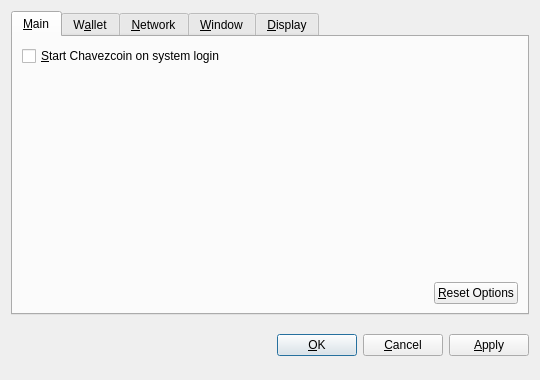
<?xml version="1.0" encoding="UTF-8"?>
<ui version="4.0">
 <class>OptionsDialog</class>
 <widget class="QDialog" name="OptionsDialog">
  <property name="geometry">
   <rect>
    <x>0</x>
    <y>0</y>
    <width>540</width>
    <height>380</height>
   </rect>
  </property>
  <property name="windowTitle">
   <string>Options</string>
  </property>
  <property name="modal">
   <bool>true</bool>
  </property>
  <layout class="QVBoxLayout" name="verticalLayout">
   <item>
    <widget class="QTabWidget" name="tabWidget">
     <property name="tabPosition">
      <enum>QTabWidget::North</enum>
     </property>
     <property name="currentIndex">
      <number>0</number>
     </property>
     <widget class="QWidget" name="tabMain">
      <attribute name="title">
       <string>&amp;Main</string>
      </attribute>
      <layout class="QVBoxLayout" name="verticalLayout_Main">
       <item>
        <widget class="QCheckBox" name="bitcoinAtStartup">
         <property name="toolTip">
          <string>Automatically start Chavezcoin after logging in to the system.</string>
         </property>
         <property name="text">
          <string>&amp;Start Chavezcoin on system login</string>
         </property>
        </widget>
       </item>
       <item>
        <spacer name="verticalSpacer_Main">
         <property name="orientation">
          <enum>Qt::Vertical</enum>
         </property>
         <property name="sizeHint" stdset="0">
          <size>
           <width>20</width>
           <height>40</height>
          </size>
         </property>
        </spacer>
       </item>
       <item>
        <layout class="QHBoxLayout" name="horizontalLayout_2_Main">
         <item>
          <spacer name="horizontalSpacer_2_Main">
           <property name="orientation">
            <enum>Qt::Horizontal</enum>
           </property>
           <property name="sizeHint" stdset="0">
            <size>
             <width>40</width>
             <height>20</height>
            </size>
           </property>
          </spacer>
         </item>
         <item>
          <widget class="QPushButton" name="resetButton">
           <property name="toolTip">
            <string>Reset all client options to default.</string>
           </property>
           <property name="text">
            <string>&amp;Reset Options</string>
           </property>
           <property name="autoDefault">
            <bool>false</bool>
           </property>
          </widget>
         </item>
        </layout>
       </item>
      </layout>
     </widget>
     <widget class="QWidget" name="tabWallet">
      <attribute name="title">
       <string>W&amp;allet</string>
      </attribute>
      <layout class="QVBoxLayout" name="verticalLayout_Network">
       <item>
        <widget class="QLabel" name="transactionFeeInfoLabel">
         <property name="text">
          <string>Optional transaction fee per kB that helps make sure your transactions are processed quickly. Most transactions are 1 kB.</string>
         </property>
         <property name="textFormat">
          <enum>Qt::PlainText</enum>
         </property>
         <property name="wordWrap">
          <bool>true</bool>
         </property>
        </widget>
       </item>
       <item>
        <layout class="QHBoxLayout" name="horizontalLayout_1_Main">
         <item>
          <widget class="QLabel" name="transactionFeeLabel">
           <property name="text">
            <string>Pay transaction &amp;fee</string>
           </property>
           <property name="textFormat">
            <enum>Qt::PlainText</enum>
           </property>
           <property name="buddy">
            <cstring>transactionFee</cstring>
           </property>
          </widget>
         </item>
         <item>
          <widget class="BitcoinAmountField" name="transactionFee"/>
         </item>
         <item>
          <spacer name="horizontalSpacer_1_Main">
           <property name="orientation">
            <enum>Qt::Horizontal</enum>
           </property>
           <property name="sizeHint" stdset="0">
            <size>
             <width>40</width>
             <height>20</height>
            </size>
           </property>
          </spacer>
         </item>
        </layout>
       </item>
       <item>
        <widget class="QLabel" name="label">
         <property name="text">
          <string>If you disable the spending of unconfirmed change, the change from a transaction cannot be used until that transaction has at least one confirmation. This also affects how your balance is computed.</string>
         </property>
         <property name="wordWrap">
          <bool>true</bool>
         </property>
        </widget>
       </item>
       <item>
        <widget class="QCheckBox" name="spendZeroConfChange">
         <property name="text">
          <string>Spend unconfirmed change  (experts only)</string>
         </property>
        </widget>
       </item>
       <item>
        <spacer name="verticalSpacer">
         <property name="orientation">
          <enum>Qt::Vertical</enum>
         </property>
         <property name="sizeHint" stdset="0">
          <size>
           <width>20</width>
           <height>40</height>
          </size>
         </property>
        </spacer>
       </item>
      </layout>
     </widget>
     <widget class="QWidget" name="tabNetwork">
      <attribute name="title">
       <string>&amp;Network</string>
      </attribute>
      <layout class="QVBoxLayout" name="verticalLayout_Network">
       <item>
        <widget class="QCheckBox" name="mapPortUpnp">
         <property name="toolTip">
          <string>Automatically open the Chavezcoin client port on the router. This only works when your router supports UPnP and it is enabled.</string>
         </property>
         <property name="text">
          <string>Map port using &amp;UPnP</string>
         </property>
        </widget>
       </item>
       <item>
        <widget class="QCheckBox" name="connectSocks">
         <property name="toolTip">
          <string>Connect to the Chavezcoin network through a SOCKS proxy (e.g. when connecting through Tor).</string>
         </property>
         <property name="text">
          <string>&amp;Connect through SOCKS proxy:</string>
         </property>
        </widget>
       </item>
       <item>
        <layout class="QHBoxLayout" name="horizontalLayout_Network">
         <item>
          <widget class="QLabel" name="proxyIpLabel">
           <property name="text">
            <string>Proxy &amp;IP:</string>
           </property>
           <property name="textFormat">
            <enum>Qt::PlainText</enum>
           </property>
           <property name="buddy">
            <cstring>proxyIp</cstring>
           </property>
          </widget>
         </item>
         <item>
          <widget class="QValidatedLineEdit" name="proxyIp">
           <property name="maximumSize">
            <size>
             <width>140</width>
             <height>16777215</height>
            </size>
           </property>
           <property name="toolTip">
            <string>IP address of the proxy (e.g. 127.0.0.1)</string>
           </property>
          </widget>
         </item>
         <item>
          <widget class="QLabel" name="proxyPortLabel">
           <property name="text">
            <string>&amp;Port:</string>
           </property>
           <property name="textFormat">
            <enum>Qt::PlainText</enum>
           </property>
           <property name="buddy">
            <cstring>proxyPort</cstring>
           </property>
          </widget>
         </item>
         <item>
          <widget class="QLineEdit" name="proxyPort">
           <property name="maximumSize">
            <size>
             <width>55</width>
             <height>16777215</height>
            </size>
           </property>
           <property name="toolTip">
            <string>Port of the proxy (e.g. 9050)</string>
           </property>
          </widget>
         </item>
         <item>
          <widget class="QLabel" name="socksVersionLabel">
           <property name="text">
            <string>SOCKS &amp;Version:</string>
           </property>
           <property name="textFormat">
            <enum>Qt::PlainText</enum>
           </property>
           <property name="buddy">
            <cstring>socksVersion</cstring>
           </property>
          </widget>
         </item>
         <item>
          <widget class="QValueComboBox" name="socksVersion">
           <property name="toolTip">
            <string>SOCKS version of the proxy (e.g. 5)</string>
           </property>
          </widget>
         </item>
         <item>
          <spacer name="horizontalSpacer_Network">
           <property name="orientation">
            <enum>Qt::Horizontal</enum>
           </property>
           <property name="sizeHint" stdset="0">
            <size>
             <width>40</width>
             <height>20</height>
            </size>
           </property>
          </spacer>
         </item>
        </layout>
       </item>
       <item>
        <spacer name="verticalSpacer_Network">
         <property name="orientation">
          <enum>Qt::Vertical</enum>
         </property>
         <property name="sizeHint" stdset="0">
          <size>
           <width>20</width>
           <height>40</height>
          </size>
         </property>
        </spacer>
       </item>
      </layout>
     </widget>
     <widget class="QWidget" name="tabWindow">
      <attribute name="title">
       <string>&amp;Window</string>
      </attribute>
      <layout class="QVBoxLayout" name="verticalLayout_Window">
       <item>
        <widget class="QCheckBox" name="minimizeToTray">
         <property name="toolTip">
          <string>Show only a tray icon after minimizing the window.</string>
         </property>
         <property name="text">
          <string>&amp;Minimize to the tray instead of the taskbar</string>
         </property>
        </widget>
       </item>
       <item>
        <widget class="QCheckBox" name="minimizeOnClose">
         <property name="toolTip">
          <string>Minimize instead of exit the application when the window is closed. When this option is enabled, the application will be closed only after selecting Quit in the menu.</string>
         </property>
         <property name="text">
          <string>M&amp;inimize on close</string>
         </property>
        </widget>
       </item>
       <item>
        <spacer name="verticalSpacer_Window">
         <property name="orientation">
          <enum>Qt::Vertical</enum>
         </property>
         <property name="sizeHint" stdset="0">
          <size>
           <width>20</width>
           <height>40</height>
          </size>
         </property>
        </spacer>
       </item>
      </layout>
     </widget>
     <widget class="QWidget" name="tabDisplay">
      <attribute name="title">
       <string>&amp;Display</string>
      </attribute>
      <layout class="QVBoxLayout" name="verticalLayout_Display">
       <item>
        <layout class="QHBoxLayout" name="horizontalLayout_1_Display">
         <item>
          <widget class="QLabel" name="langLabel">
           <property name="text">
            <string>User Interface &amp;language:</string>
           </property>
           <property name="textFormat">
            <enum>Qt::PlainText</enum>
           </property>
           <property name="buddy">
            <cstring>lang</cstring>
           </property>
          </widget>
         </item>
         <item>
          <widget class="QValueComboBox" name="lang">
           <property name="toolTip">
            <string>The user interface language can be set here. This setting will take effect after restarting Chavezcoin.</string>
           </property>
          </widget>
         </item>
        </layout>
       </item>
       <item>
        <layout class="QHBoxLayout" name="horizontalLayout_2_Display">
         <item>
          <widget class="QLabel" name="unitLabel">
           <property name="text">
            <string>&amp;Unit to show amounts in:</string>
           </property>
           <property name="textFormat">
            <enum>Qt::PlainText</enum>
           </property>
           <property name="buddy">
            <cstring>unit</cstring>
           </property>
          </widget>
         </item>
         <item>
          <widget class="QValueComboBox" name="unit">
           <property name="toolTip">
            <string>Choose the default subdivision unit to show in the interface and when sending coins.</string>
           </property>
          </widget>
         </item>
        </layout>
       </item>
       <item>
        <widget class="QCheckBox" name="displayAddresses">
         <property name="toolTip">
          <string>Whether to show Chavezcoin addresses in the transaction list or not.</string>
         </property>
         <property name="text">
          <string>&amp;Display addresses in transaction list</string>
         </property>
        </widget>
       </item>
       <item>
        <widget class="QCheckBox" name="coinControlFeatures">
         <property name="toolTip">
          <string>Whether to show coin control features or not.</string>
         </property>
         <property name="text">
          <string>Display coin &amp;control features (experts only!)</string>
         </property>
        </widget>
       </item>
       <item>
        <spacer name="verticalSpacer_Display">
         <property name="orientation">
          <enum>Qt::Vertical</enum>
         </property>
         <property name="sizeHint" stdset="0">
          <size>
           <width>20</width>
           <height>40</height>
          </size>
         </property>
        </spacer>
       </item>
      </layout>
     </widget>
    </widget>
   </item>
   <item>
    <layout class="QHBoxLayout" name="horizontalLayout_Buttons">
     <item>
      <spacer name="horizontalSpacer_1">
       <property name="orientation">
        <enum>Qt::Horizontal</enum>
       </property>
       <property name="sizeHint" stdset="0">
        <size>
         <width>40</width>
         <height>48</height>
        </size>
       </property>
      </spacer>
     </item>
     <item>
      <widget class="QLabel" name="statusLabel">
       <property name="font">
        <font>
         <weight>75</weight>
         <bold>true</bold>
        </font>
       </property>
       <property name="text">
        <string/>
       </property>
       <property name="textFormat">
        <enum>Qt::PlainText</enum>
       </property>
       <property name="wordWrap">
        <bool>true</bool>
       </property>
      </widget>
     </item>
     <item>
      <spacer name="horizontalSpacer_2">
       <property name="orientation">
        <enum>Qt::Horizontal</enum>
       </property>
       <property name="sizeHint" stdset="0">
        <size>
         <width>40</width>
         <height>48</height>
        </size>
       </property>
      </spacer>
     </item>
     <item>
      <widget class="QPushButton" name="okButton">
       <property name="text">
        <string>&amp;OK</string>
       </property>
      </widget>
     </item>
     <item>
      <widget class="QPushButton" name="cancelButton">
       <property name="text">
        <string>&amp;Cancel</string>
       </property>
       <property name="autoDefault">
        <bool>false</bool>
       </property>
      </widget>
     </item>
     <item>
      <widget class="QPushButton" name="applyButton">
       <property name="text">
        <string>&amp;Apply</string>
       </property>
       <property name="autoDefault">
        <bool>false</bool>
       </property>
      </widget>
     </item>
    </layout>
   </item>
  </layout>
 </widget>
 <customwidgets>
  <customwidget>
   <class>BitcoinAmountField</class>
   <extends>QSpinBox</extends>
   <header>bitcoinamountfield.h</header>
  </customwidget>
  <customwidget>
   <class>QValueComboBox</class>
   <extends>QComboBox</extends>
   <header>qvaluecombobox.h</header>
  </customwidget>
  <customwidget>
   <class>QValidatedLineEdit</class>
   <extends>QLineEdit</extends>
   <header>qvalidatedlineedit.h</header>
  </customwidget>
 </customwidgets>
 <resources/>
 <connections/>
</ui>
